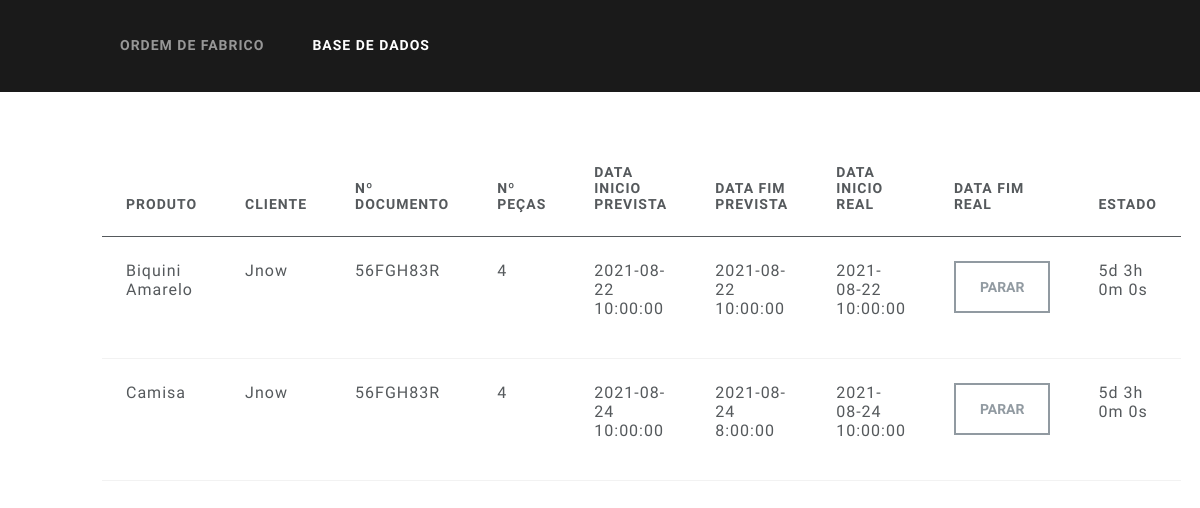
The app's page /index2.php with its own data.
### tables this page shows
CREATE TABLE encomenda (
    encomendaId integer primary key,
    empresaId integer,
    cliente text,
    ndocumento text,
    nomeProduto text,
    inicioPrevisto datetime,
    terminoPrevisto datetime,
    inicioReal datetime,
    terminoReal datetime,
    numeroPecas integer not null,
    estado text,
    t TIMESTAMP DEFAULT CURRENT_TIMESTAMP,
    foreign key (empresaId) references empresa(empresaId)
);

### database/db.php (called while the page is built, shortened)
<?php
function getAllEncomendas() {
    $db = Database::instance()->db();
    $stmt = $db->prepare("SELECT * FROM encomenda");
    $stmt->execute();
    return $stmt->fetchAll();
}
?>

### index2.php (the view, shortened to what this page needs)
<?php
    include_once('database/db.php');
    $encomendas = getAllEncomendas();
?>
<html lang="en">
<head>
    <link href="https://cdn.jsdelivr.net/npm/bootstrap@5.1.0/dist/css/bootstrap.min.css" rel="stylesheet"
>
    <link rel="stylesheet" type="text/css"
        href="https://cdnjs.cloudflare.com/ajax/libs/bootstrap-timepicker/0.5.2/css/bootstrap-timepicker.min.css" />
    <link rel="stylesheet" href="../css/style.css">
</head>
<body>
    <header>
        <nav class="navbar navbar-expand-lg navbar-dark bg-primary">
            <div class="col-10">
                <div class="container-fluid">
                    <div class="collapse navbar-collapse" id="navbarColor01">
                        <ul class="navbar-nav me-auto">
                            <li class="nav-item">
                                <a class="nav-link " href="index.php">Ordem de fabrico
                                </a>
                            </li>
                            <li class="nav-item">
                                <a class="nav-link active" href="index2.php">Base de dados
                                </a>
                            </li>
                        </ul>
                    </div>
                </div>
            </div>
        </nav>
    </header>
    <div class="row">
        <div class="col-1"></div>
        <div class="col-10">
            <table id="bdtable" class="table table-hover mt-5">
                <thead>
                    <tr>
                        <th scope="col">Produto</th>
                        <th scope="col">Cliente</th>
                        <th scope="col">Nº Documento</th>
                        <th scope="col">Nº Peças</th>
                        <th scope="col">Data inicio prevista</th>
                        <th scope="col">Data fim prevista</th>
                        <th scope="col">Data inicio real</th>
                        <th scope="col">Data fim real</th>
                        <th scope="col">Estado</th>
                    </tr>
                </thead>
                <tbody>
                    <?php
                foreach($encomendas as $encomenda){ ?>
                    <tr>
                        <td><?=$encomenda['nomeProduto']?></td>
                        <td><?=$encomenda['cliente']?></td>
                        <td><?=$encomenda['ndocumento']?></td>
                        <td><?=$encomenda['numeroPecas']?></td>
                        <td><?=$encomenda['inicioPrevisto']?></td>
                        <td id="termino<?=$encomenda['encomendaId']?>"><?=$encomenda['terminoPrevisto']?></td>
                        <?php
                if($encomenda['estado']=='Por começar'){ ?>
                        <td>
                            <p id="comecarplace<?=$encomenda['encomendaId']?>"> <button id="comecarbtn" type="button"
                                    class="btn btn-outline-success "
                                    onclick="showContagem(<?=$encomenda['encomendaId']?>)">Começar</button> </p>
                        </td>
                        <?php }
                        else{ ?>
                        <td>
                            <p id="comecarplace<?=$encomenda['encomendaId']?>"> <?=$encomenda['inicioReal']?> </p>
                        </td>
                        <?php }
                       ?>
                        <td><button type="button" class="btn btn-outline-secondary">Parar</button></td>
                        <td>
                            <p id="estado<?=$encomenda['encomendaId']?>"><?=$encomenda['estado']?></p>
                        </td>
                    </tr>
                    <?php
                } ?>
                </tbody>
            </table>
        </div>
        <div class="col-1"></div>
    </div>
</body>
</html>

### records on screen
encomenda: nomeProduto "Biquini Amarelo", cliente "Jnow", ndocumento "56FGH83R", numeroPecas "4", inicioPrevisto "2021-08-22 10:00:00", terminoPrevisto "2021-08-22 10:00:00", inicioReal "2021-08-22 10:00:00", estado "5d 3h 0m 0s"
encomenda: nomeProduto "Camisa", cliente "Jnow", ndocumento "56FGH83R", numeroPecas "4", inicioPrevisto "2021-08-24 10:00:00", terminoPrevisto "2021-08-24 8:00:00", inicioReal "2021-08-24 10:00:00", estado "5d 3h 0m 0s"
